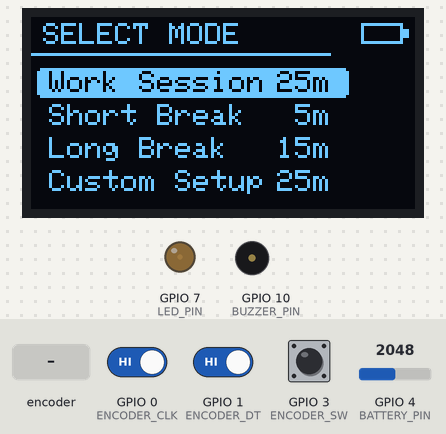
A sketch run on a simulated ESP32-C3. On the bench: 128×64 one-colour display, output pins drawn as LEDs (lit = HIGH), buzzer (waves = sounding). Inputs (shaded band) come from the test bench; at power-on: GPIO 4 (BATTERY_PIN) = 2048, GPIO 3 (ENCODER_SW) HIGH, GPIO 0 (ENCODER_CLK) HIGH, GPIO 1 (ENCODER_DT) HIGH.

Above: at 2.7 s.
2.8 s: rotary encoder on GPIO 0 (ENCODER_CLK) / GPIO 1 (ENCODER_DT) turned 3 steps (first pin leading)
At 4.3 s:
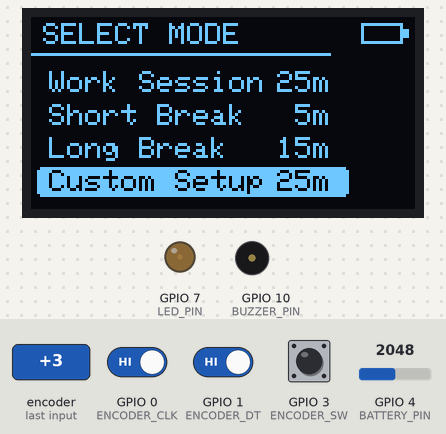
4.9 s: GPIO 4 (BATTERY_PIN) set to 2866
At 6.1 s:
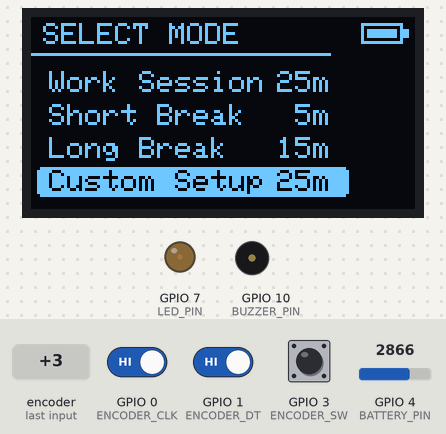
6.4 s: rotary encoder on GPIO 0 (ENCODER_CLK) / GPIO 1 (ENCODER_DT) turned 1 step (first pin leading)
At 7.7 s:
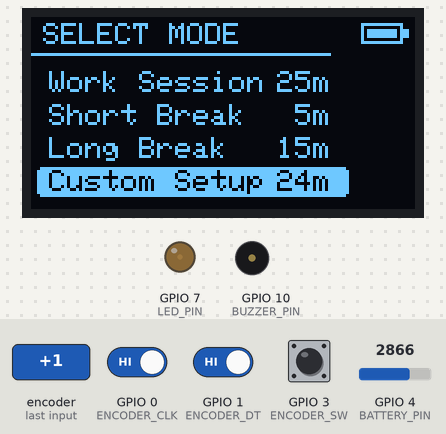
8.1 s: GPIO 4 (BATTERY_PIN) set to 2047
At 8.4 s:
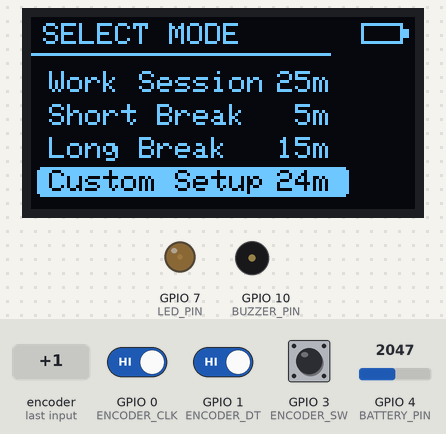
9.6 s: GPIO 3 (ENCODER_SW) pulsed LOW 5 times (0.12 s each, 0.3 s apart)
At 10.48 s:
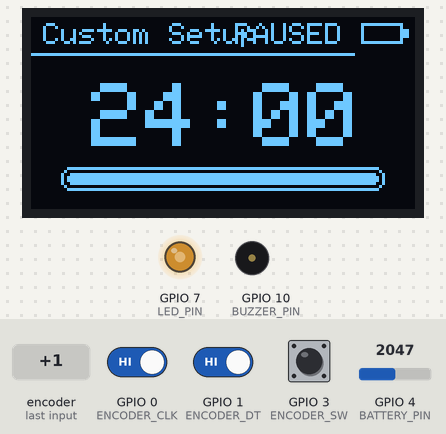
12.6 s: GPIO 3 (ENCODER_SW) driven LOW
At 44.5 s:
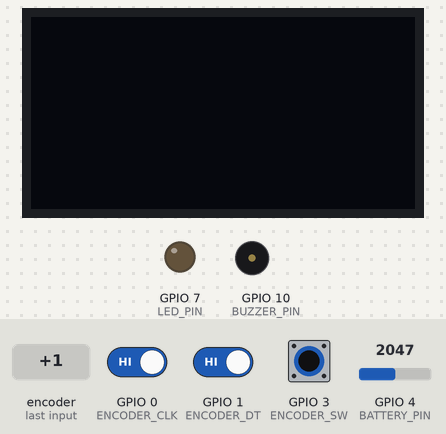
Timing chart, 0 to 44.9 s (numbered marks = the images above; inputs shaded):
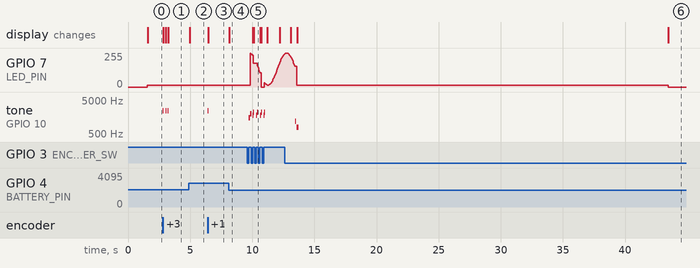

Measured:
- after the input at 2.8 s, tone on GPIO 10 (BUZZER_PIN): alternates 2400 Hz for 0.01 s and silent for 0.19 s, 6 changes in all, then stays silent, starting at once; the display: first changes at once (image 1 shows a later state)
- after the input at 4.9 s, the display: changes after 0.05 s (image 2)
- after the input at 6.4 s, tone on GPIO 10 (BUZZER_PIN): silent → 2400 Hz at once, → silent 0.01 s later; the display: changes after 0.05 s (image 3)
- after the input at 8.1 s, the display: changes at once (image 4)
- after the input at 9.6 s, tone on GPIO 10 (BUZZER_PIN): plays 1500 Hz for 0.10 s, 2000 Hz for 0.10 s, 1800 Hz for 0.05 s, 2200 Hz for 0.08 s, 1800 Hz for 0.05 s, 2200 Hz for 0.08 s … (10 notes in this stretch), starting after 0.13 s; the display: first changes after 0.43 s (image 5 shows a later state)
- after the input at 12.6 s, tone on GPIO 10 (BUZZER_PIN): silent → 1200 Hz after 0.86 s, → silent 0.10 s later, → 800 Hz 0.02 s later, → silent 0.15 s later; the display: first differs from a run without the input after 1.0 s (image 6 shows a later state)
- by itself, GPIO 7 (LED_PIN): rises from 248/255 to 254/255 in 0.07 s, then falls to 0/255 in 30.8 s

The sketch:

Pomodoro_full_backup.ino
```cpp
/**
 * ESP32C3-Pro Pomodoro Timer (Backup of Full Code)
 * Features:
 *  - 0.96" OLED display UI with animated progress bar and battery monitor.
 *  - KY-040 Rotary Encoder for navigation, duration adjustments, and control.
 *  - Passive/Active Buzzer feedback (pleasant alerts, encoder tick sounds).
 *  - Onboard status LED (GPIO7) with custom breathing/flashing effects.
 *  - Power Saver: Automatic OLED blanking after 30 seconds of inactivity.
 */

#include <Wire.h>
#include <Adafruit_GFX.h>
#include <Adafruit_SSD1306.h>

// Screen Parameters
#define SCREEN_WIDTH 128
#define SCREEN_HEIGHT 64
#define OLED_RESET    -1
Adafruit_SSD1306 display(SCREEN_WIDTH, SCREEN_HEIGHT, &Wire, OLED_RESET);

// Pin Definitions
#define ENCODER_CLK 0
#define ENCODER_DT  1
#define ENCODER_SW  3
#define BUZZER_PIN 10
#define LED_PIN     7
#define BATTERY_PIN 4

// Settings & Config
#define ENABLE_BATTERY_MONITOR true
#define SLEEP_TIMEOUT 30000 // Sleep screen after 30 seconds of inactivity in menu

// States
enum TimerState { STATE_MENU, STATE_RUNNING, STATE_PAUSED, STATE_FINISHED };
TimerState currentState = STATE_MENU;

// Menu Modes
enum PomodoroMode { MODE_WORK, MODE_SHORT_BREAK, MODE_LONG_BREAK, MODE_CUSTOM, MODE_COUNT };
const char* modeNames[] = { "Work Session", "Short Break", "Long Break", "Custom Setup" };
int defaultMinutes[] = { 25, 5, 15, 25 }; // Custom defaults to 25 mins initially

int selectedMode = MODE_WORK;
int customMinutes = 25; // Editable duration for custom mode
int totalTimeSeconds = 0;
int timeLeftSeconds = 0;

// Timekeeping
unsigned long lastTickTime = 0;
unsigned long lastActivityTime = 0;
bool isScreenOn = true;

// Button Events
enum ButtonEvent { BUTTON_NONE, BUTTON_CLICK, BUTTON_LONG_PRESS };

void setup() {
  Serial.begin(115200);

  // Configure Pins
  pinMode(ENCODER_CLK, INPUT_PULLUP);
  pinMode(ENCODER_DT, INPUT_PULLUP);
  pinMode(ENCODER_SW, INPUT_PULLUP);
  pinMode(BUZZER_PIN, OUTPUT);
  pinMode(LED_PIN, OUTPUT);

  // Initialize I2C and OLED
  Wire.begin(5, 6); // SDA = GPIO5, SCL = GPIO6
  if(!display.begin(SSD1306_SWITCHCAPVCC, 0x3C)) {
    Serial.println(F("SSD1306 allocation failed"));
    for(;;);
  }

  display.clearDisplay();
  display.setTextColor(SSD1306_WHITE);

  // Show splash screen
  drawSplash();
  delay(1500);

  lastActivityTime = millis();
}

void loop() {
  // 1. Read Inputs
  int encoderDelta = readEncoder();
  ButtonEvent btnEvent = checkButton();

  // Reset activity timer on any physical input
  if (encoderDelta != 0 || btnEvent != BUTTON_NONE) {
    resetSleepTimer();
  }

  // 2. Handle State Machine
  switch (currentState) {
    case STATE_MENU:
      handleMenuState(encoderDelta, btnEvent);
      break;
    case STATE_RUNNING:
      handleRunningState(encoderDelta, btnEvent);
      break;
    case STATE_PAUSED:
      handlePausedState(encoderDelta, btnEvent);
      break;
    case STATE_FINISHED:
      handleFinishedState(encoderDelta, btnEvent);
      break;
  }

  // 3. Update LED Status Indicators (breathing, flashing)
  updateLED();

  // 4. Update Battery/Power Management
  handlePowerSaving();

  // 5. Draw UI (if screen is active)
  if (isScreenOn) {
    display.clearDisplay();
    drawBatteryIcon();

    switch (currentState) {
      case STATE_MENU:
        drawMenu();
        break;
      case STATE_RUNNING:
        drawCountdown("RUNNING");
        break;
      case STATE_PAUSED:
        drawCountdown("PAUSED");
        break;
      case STATE_FINISHED:
        drawFinishedScreen();
        break;
    }
    display.display();
  }

  delay(10); // Small cycle buffer
}

/* ========================================================================== */
/*                          INPUT HANDLERS & DEBOUNCE                         */
/* ========================================================================== */

int readEncoder() {
  static int lastClk = HIGH;
  int currentClk = digitalRead(ENCODER_CLK);
  int delta = 0;

  if (currentClk != lastClk) {
    lastClk = currentClk;
    if (currentClk == LOW) {
      if (digitalRead(ENCODER_DT) == HIGH) {
        delta = 1;
        playTick();
      } else {
        delta = -1;
        playTick();
      }
    }
  }
  return delta;
}

ButtonEvent checkButton() {
  static int lastButtonState = HIGH;
  static unsigned long buttonDownTime = 0;
  static bool isHolding = false;

  int reading = digitalRead(ENCODER_SW);
  ButtonEvent event = BUTTON_NONE;
  unsigned long now = millis();

  if (reading == LOW && lastButtonState == HIGH) {
    buttonDownTime = now;
    isHolding = true;
  } else if (reading == HIGH && lastButtonState == LOW) {
    if (isHolding) {
      if (now - buttonDownTime >= 800) {
        event = BUTTON_LONG_PRESS;
      } else if (now - buttonDownTime >= 50) {
        event = BUTTON_CLICK;
      }
      isHolding = false;
    }
  } else if (reading == LOW && isHolding) {
    if (now - buttonDownTime >= 800) {
      event = BUTTON_LONG_PRESS;
      isHolding = false; // Trigger once
    }
  }

  lastButtonState = reading;
  return event;
}

/* ========================================================================== */
/*                             STATE CONTROLLERS                              */
/* ========================================================================== */

void handleMenuState(int delta, ButtonEvent btn) {
  if (delta != 0) {
    if (selectedMode == MODE_CUSTOM) {
      // In Custom Setup mode, rotating encoder adjusts time directly
      customMinutes += delta;
      if (customMinutes < 1) customMinutes = 1;
      if (customMinutes > 99) customMinutes = 99;
      defaultMinutes[MODE_CUSTOM] = customMinutes;
    } else {
      // Navigate menu selections
      selectedMode += delta;
      if (selectedMode < 0) selectedMode = MODE_COUNT - 1;
      if (selectedMode >= MODE_COUNT) selectedMode = 0;
    }
  }

  if (btn == BUTTON_CLICK) {
    if (selectedMode == MODE_CUSTOM && delta == 0) {
      // Double check: First click selects/enters Custom config, second starts
    }

    // Start session
    totalTimeSeconds = defaultMinutes[selectedMode] * 60;
    timeLeftSeconds = totalTimeSeconds;
    currentState = STATE_RUNNING;
    lastTickTime = millis();
    playNotificationTone();
  }
}

void handleRunningState(int delta, ButtonEvent btn) {
  unsigned long now = millis();

  // Timer tick down
  if (now - lastTickTime >= 1000) {
    lastTickTime += 1000;
    if (timeLeftSeconds > 0) {
      timeLeftSeconds--;
    } else {
      currentState = STATE_FINISHED;
      playSuccessMelody();
    }
  }

  // Handle click -> pause
  if (btn == BUTTON_CLICK) {
    currentState = STATE_PAUSED;
    playSelectTone();
  }

  // Handle long press -> reset to menu
  if (btn == BUTTON_LONG_PRESS) {
    currentState = STATE_MENU;
    playCancelTone();
  }
}

void handlePausedState(int delta, ButtonEvent btn) {
  // Handle click -> resume
  if (btn == BUTTON_CLICK) {
    currentState = STATE_RUNNING;
    lastTickTime = millis(); // Refresh start baseline
    playSelectTone();
  }

  // Handle long press -> reset to menu
  if (btn == BUTTON_LONG_PRESS) {
    currentState = STATE_MENU;
    playCancelTone();
  }
}

void handleFinishedState(int delta, ButtonEvent btn) {
  // Any input returns to main menu
  if (btn == BUTTON_CLICK || btn == BUTTON_LONG_PRESS || delta != 0) {
    currentState = STATE_MENU;
    playSelectTone();
  }
}

/* ========================================================================== */
/*                             SOUND & BUZZER EFFECTS                         */
/* ========================================================================== */

void playTick() {
  tone(BUZZER_PIN, 2400, 8);
}

void playSelectTone() {
  tone(BUZZER_PIN, 1800, 50);
  delay(60);
  tone(BUZZER_PIN, 2200, 80);
}

void playCancelTone() {
  tone(BUZZER_PIN, 1200, 100);
  delay(120);
  tone(BUZZER_PIN, 800, 150);
}

void playNotificationTone() {
  tone(BUZZER_PIN, 1500, 100);
  delay(120);
  tone(BUZZER_PIN, 2000, 100);
}

void playSuccessMelody() {
  // Pleasant ascending tune
  int notes[] = {1047, 1319, 1568, 2093}; // C6, E6, G6, C7
  int durations[] = {150, 150, 150, 400};
  for (int i = 0; i < 4; i++) {
    tone(BUZZER_PIN, notes[i], durations[i]);
    delay(durations[i] + 20);
  }
}

/* ========================================================================== */
/*                         POWER SAVING & SLEEP LOGIC                         */
/* ========================================================================== */

void resetSleepTimer() {
  lastActivityTime = millis();
  if (!isScreenOn) {
    display.ssd1306_command(SSD1306_DISPLAYON);
    isScreenOn = true;
  }
}

void handlePowerSaving() {
  // Only auto-sleep if we are in the main menu (not timing)
  if (currentState == STATE_MENU) {
    if (millis() - lastActivityTime > SLEEP_TIMEOUT) {
      if (isScreenOn) {
        display.ssd1306_command(SSD1306_DISPLAYOFF);
        isScreenOn = false;
        // Set LED to complete off to save current
        analogWrite(LED_PIN, 0);
      }
    }
  }
}

/* ========================================================================== */
/*                             VISUALS & RENDERING                            */
/* ========================================================================== */

void drawSplash() {
  display.clearDisplay();
  display.setTextSize(2);
  display.setCursor(14, 12);
  display.print("POMODORO");
  display.setTextSize(1);
  display.setCursor(28, 38);
  display.print("C3-Pro Timer");
  display.drawFastHLine(10, 52, 108, SSD1306_WHITE);
  display.display();
}

void drawBatteryIcon() {
  if (!ENABLE_BATTERY_MONITOR) return;

  // Read voltage
  int raw = analogRead(BATTERY_PIN);
  float voltage = (raw / 4095.0) * 3.3 * 2.0; // Divider factor of 2

  // Map to percentage (3.3V as cut-off, 4.2V as max)
  int pct = (int)((voltage - 3.3) / 0.9 * 100.0);
  pct = constrain(pct, 0, 100);

  // Draw battery frame
  display.drawRect(110, 2, 14, 7, SSD1306_WHITE);
  display.fillRect(124, 4, 2, 3, SSD1306_WHITE); // Tip

  // Fill index bar
  int fillWidth = map(pct, 0, 100, 0, 10);
  if (fillWidth > 0) {
    display.fillRect(112, 4, fillWidth, 3, SSD1306_WHITE);
  }
}

void drawMenu() {
  display.setTextSize(1);
  display.setCursor(4, 2);
  display.print("SELECT MODE");
  display.drawFastHLine(0, 12, 100, SSD1306_WHITE);

  for (int i = 0; i < MODE_COUNT; i++) {
    int yPos = 18 + (i * 11);
    if (i == selectedMode) {
      // Invert row colors for current selection
      display.fillRoundRect(2, yPos - 1, 104, 10, 2, SSD1306_WHITE);
      display.setTextColor(SSD1306_BLACK);
    } else {
      display.setTextColor(SSD1306_WHITE);
    }

    display.setCursor(6, yPos);
    display.print(modeNames[i]);

    // Draw the active time values
    display.setCursor(82, yPos);
    if (i == MODE_CUSTOM) {
      display.printf("%2dm", customMinutes);
    } else {
      display.printf("%2dm", defaultMinutes[i]);
    }
  }
  display.setTextColor(SSD1306_WHITE); // Reset text color
}

void drawCountdown(const char* stateLabel) {
  // Title / Mode label
  display.setTextSize(1);
  display.setCursor(4, 2);
  display.print(modeNames[selectedMode]);

  // Show active status (RUNNING/PAUSED)
  display.setCursor(68, 2);
  display.print(stateLabel);
  display.drawFastHLine(0, 12, 108, SSD1306_WHITE);

  // Large timer
  int mins = timeLeftSeconds / 60;
  int secs = timeLeftSeconds % 60;
  display.setTextSize(3);
  display.setCursor(20, 22);
  display.printf("%02d:%02d", mins, secs);

  // Time progress bar
  display.drawRoundRect(10, 50, 108, 8, 3, SSD1306_WHITE);
  int progressWidth = map(timeLeftSeconds, 0, totalTimeSeconds, 0, 104);
  if (progressWidth > 0) {
    display.fillRoundRect(12, 52, progressWidth, 4, 1, SSD1306_WHITE);
  }
}

void drawFinishedScreen() {
  display.setTextSize(2);
  display.setCursor(18, 12);
  display.print("COMPLETE!");

  display.setTextSize(1);
  display.setCursor(22, 38);
  display.print("Session Finished");
  display.setCursor(14, 52);
  display.print("Press encoder to menu");
}

/* ========================================================================== */
/*                            STATUS LED BREEDING                             */
/* ========================================================================== */

void updateLED() {
  if (!isScreenOn && currentState == STATE_MENU) {
    analogWrite(LED_PIN, 0); // Completely off in screen-saver mode
    return;
  }

  switch (currentState) {
    case STATE_RUNNING: {
      float val = (sin(millis() / 1500.0 * PI) + 1.0) / 2.0; // 0.0 to 1.0
      analogWrite(LED_PIN, (int)(15 + (val * 240)));
      break;
    }
    case STATE_PAUSED:
      if ((millis() / 500) % 2 == 0) {
        analogWrite(LED_PIN, 180);
      } else {
        analogWrite(LED_PIN, 0);
      }
      break;
    case STATE_FINISHED:
      if ((millis() / 100) % 2 == 0) {
        analogWrite(LED_PIN, 255);
      } else {
        analogWrite(LED_PIN, 0);
      }
      break;
    case STATE_MENU:
    default:
      analogWrite(LED_PIN, 15);
      break;
  }
}
```
